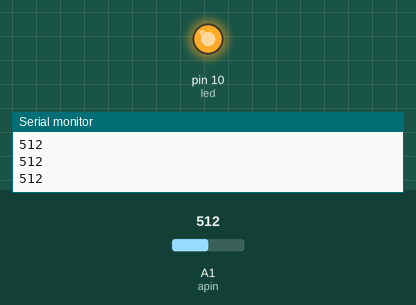
Simulated run of this sketch. Board: Arduino Uno, built with avr-gcc and run on an emulated ATmega328P. Shown: output pins drawn as LEDs (lit = HIGH), the last lines printed to the serial monitor. Inputs (shaded band) come from the test bench; at power-on: A1 (apin) = 512.

Above: at 1.3 s.
1.4 s: A1 (apin) set to 122
At 2.1 s:
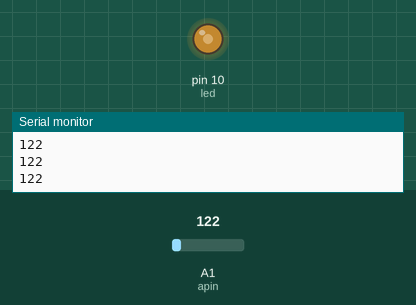
3.0 s: A1 (apin) set to 0
At 4.2 s:
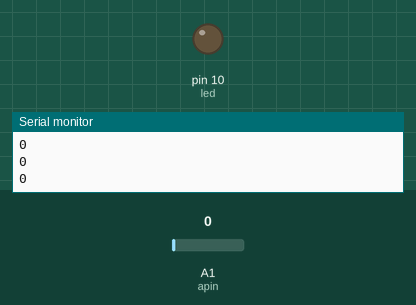
4.5 s: A1 (apin) set to 306
At 5.6 s:
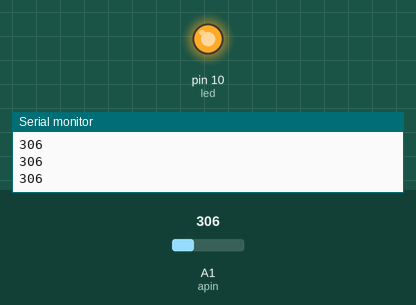
Timing chart, 0 to 7.5 s (numbered marks = the images above; inputs shaded):
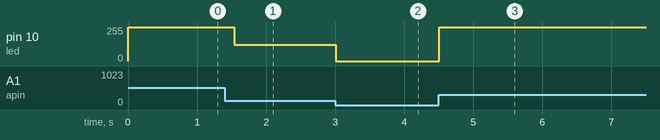

Measured:
- after the input at 1.4 s, pin 10 (led): 255/255 → 122/255 after 0.14 s
- after the input at 3.0 s, pin 10 (led): 122/255 → 0/255 at once
- after the input at 4.5 s, pin 10 (led): 0/255 → 255/255 at once

The sketch:

06_AnalogOutput.ino
```cpp
int led = 10;         //Assign LED
int apin = A1;       //Assign the Potentiometer


void setup() {

  pinMode(led, OUTPUT);     //LED to OUTPUT mode
  pinMode(apin, INPUT);     //Potentiometer to INPUT mode
  Serial.begin(9600);       //Serial i/o

}

void loop() {

  int potVal = analogRead(apin) ;    //Read from potentiometer
  Serial.println(potVal);           //Print the potentiometer input to the seiral console
  analogWrite(led, potVal);         //Set LED to HIGH

  delay(potVal);                    //Use the potentiometer input as the delay for LED ON (for smoothening the blinking)


}
```
